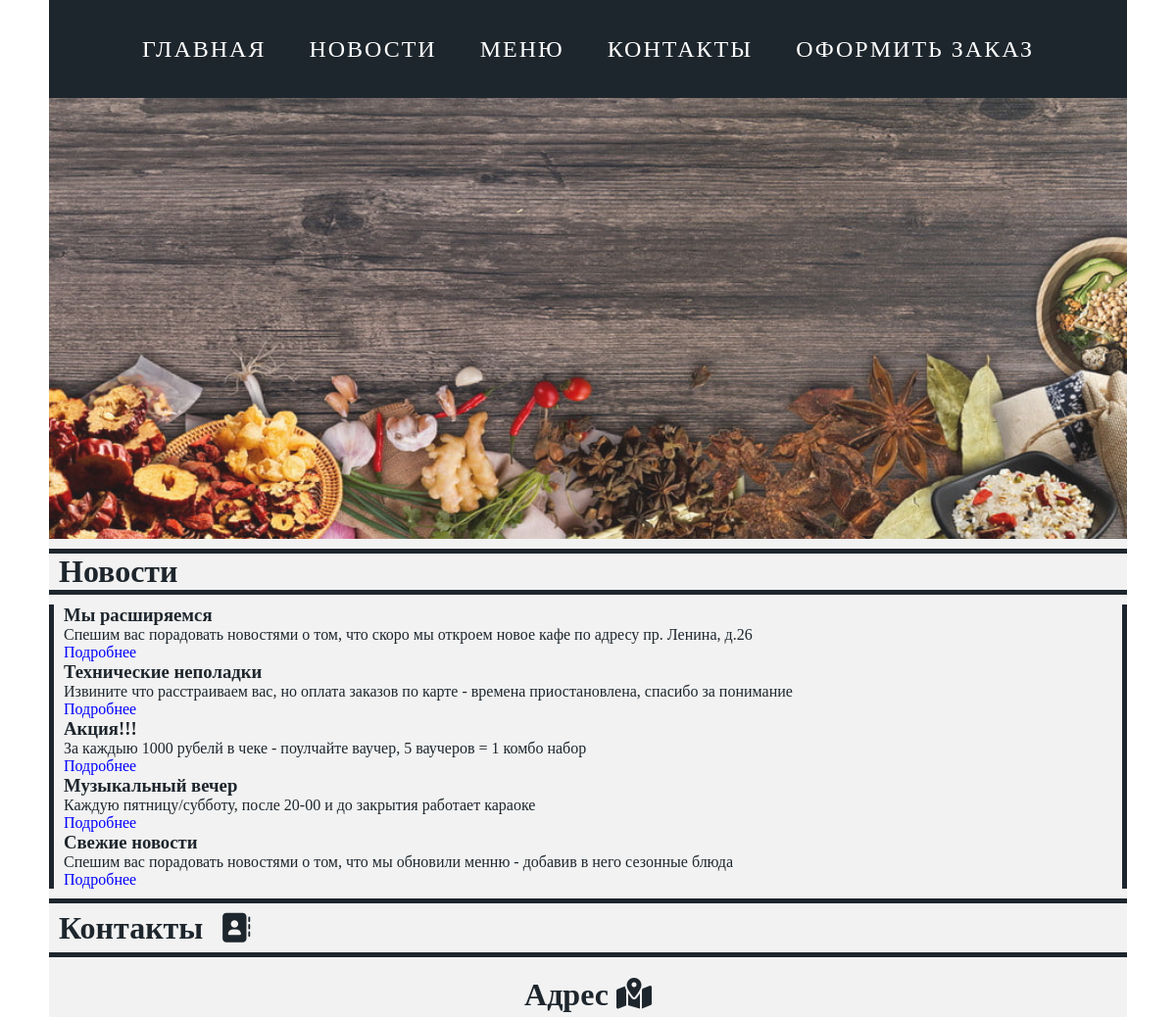
The page /index (upper part) on the database as committed earlier.
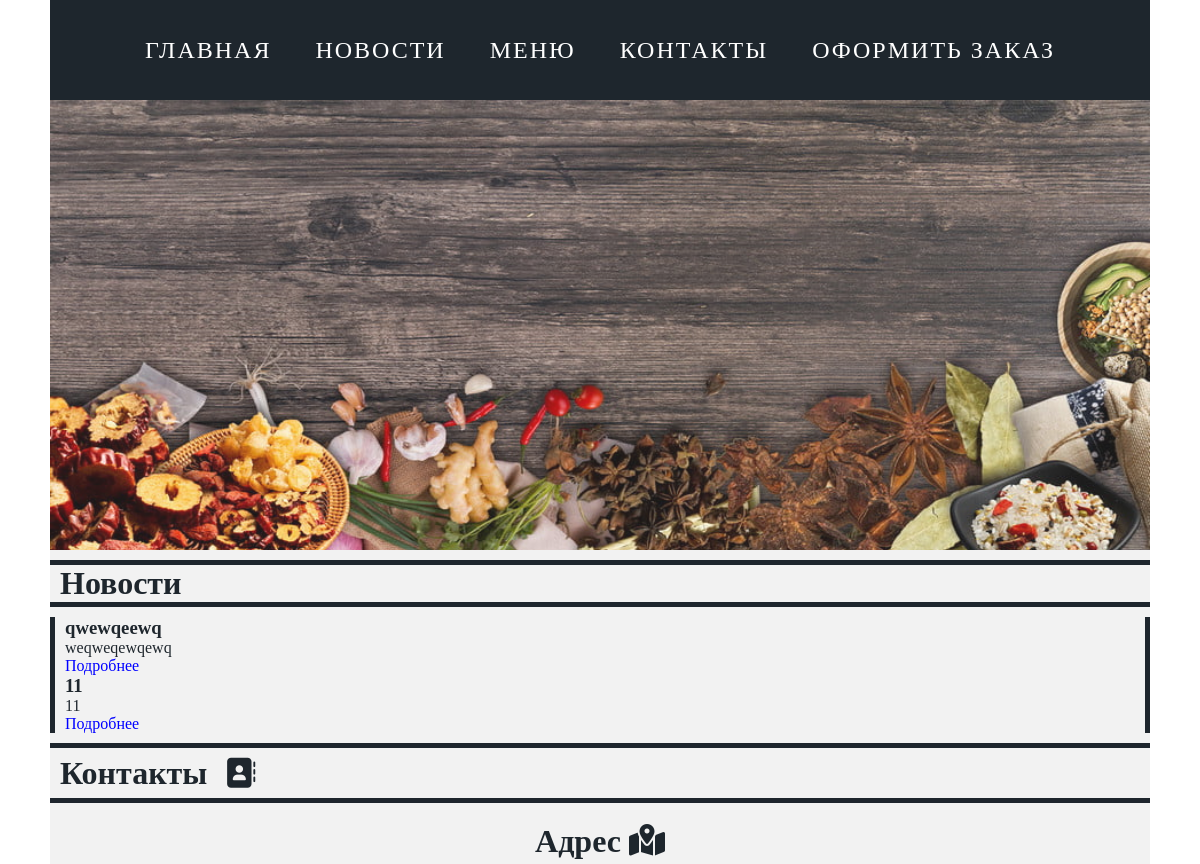
The same page on the database as committed later.
### app/models.py (models this page shows, shortened)
class Posts(db.Model):
    id = db.Column(db.Integer, primary_key=True)
    title = db.Column(db.String(100), nullable=False)
    text = db.Column(db.String(500), nullable=False)
    data = db.Column(db.DateTime,default= datetime.utcnow)

### app/views.py (the view)
@app.route('/')
@app.route('/index')
def index():
    posts = Posts.query.order_by(Posts.id.desc()).limit(5).all()
    return render_template('index.html', title='Главная', menu=menu, footer=footer, posts=posts)

### app/templates/index.html (shortened to what this page needs)
{% extends "base.html" %}
{% block content %}
    <div class="wrapper">
        <div class="header-img">
        </div>
        <div class="posts">
                <h1>Новости</h1>
                <div class="news">
                    {% for p in posts %}
                    <h3>{{p.title}}</h3>
                    <p>{{p.text}}</p>
                    <a href="/post/{{p.id}}">Подробнее</a>
                    {% endfor %}
                </div>
        </div>
        <div class="contacts">
            <h1 id ="contacts">Контакты <i class="fa-solid fa-address-book"></i></h1>
            <div class="contacts-wrap">
                <h2>Адрес <i class="fa-solid fa-map-location-dot"></i></h2>
            </div>
        </div>
    </div>
{% endblock %}

Rows that differ between the two databases and show on the page:
removed Posts: title "Мы расширяемся", text "Спешим вас порадовать новостями о том, что скоро мы откроем новое кафе по адресу пр. Ленина, д.26"
removed Posts: title "Технические неполадки", text "Извините что расстраиваем вас, но оплата заказов по карте - времена приостановлена, спасибо за понимание"
removed Posts: title "Акция!!!", text "За каждыю 1000 рубелй в чеке - поулчайте ваучер, 5 ваучеров = 1 комбо набор"
removed Posts: title "Музыкальный вечер", text "Каждую пятницу/субботу, после 20-00 и до закрытия работает караоке"
removed Posts: title "Свежие новости", text "Спешим вас порадовать новостями о том, что мы обновили менню - добавив в него сезонные блюда"
now on this page (row edited): Posts: title "qwewqeewq", text "weqweqewqewq"
now on this page (row edited): Posts: title "11", text "11"
